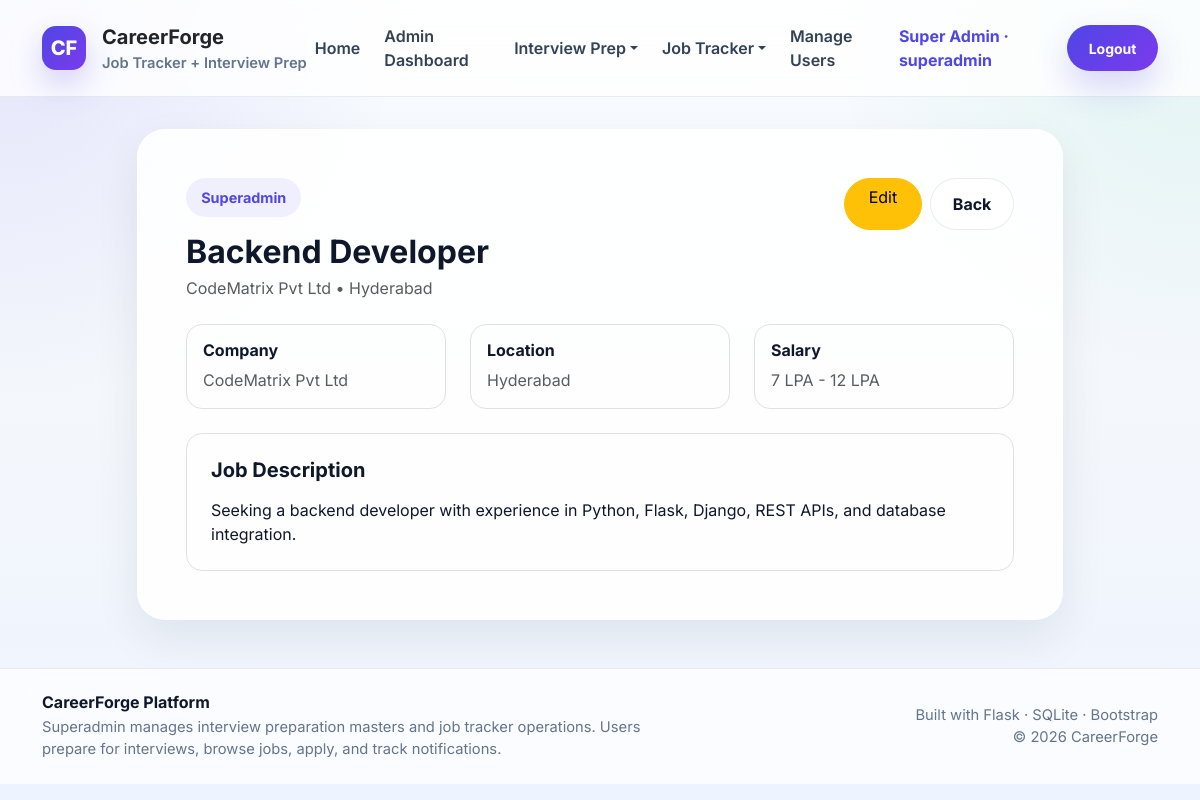
Page /superadmin/job/2 (signed in) on the committed database.
### tables this page shows
CREATE TABLE jobs (
            id INTEGER PRIMARY KEY AUTOINCREMENT,
            title TEXT NOT NULL,
            company TEXT,
            location TEXT,
            salary TEXT,
            description TEXT,
            is_active INTEGER DEFAULT 1,
            created_by INTEGER,
            created_at TIMESTAMP DEFAULT CURRENT_TIMESTAMP,
            FOREIGN KEY (created_by) REFERENCES users(id)
        );

### app.py (the view)
@app.route("/superadmin/job/<int:job_id>")
@login_required
@role_required("superadmin")
def single_job(job_id):
    db = get_db()
    job = db.execute("SELECT * FROM jobs WHERE id = ?", (job_id,)).fetchone()
    if not job:
        flash("Job not found.", "danger")
        return redirect(url_for("all_jobs"))
    return render_template("single_job.html", job=job)

### app.py (called while the page is built)
def get_db():
    if "db" not in g:
        g.db = sqlite3.connect(DATABASE)
        g.db.row_factory = sqlite3.Row
        g.db.execute("PRAGMA foreign_keys = ON")
    return g.db

def login_required(f):
    @wraps(f)
    def decorated_function(*args, **kwargs):
        if "user_id" not in session:
            flash("Please login first.", "warning")
            return redirect(url_for("login"))
        return f(*args, **kwargs)
    return decorated_function

def role_required(required_role):
    def decorator(f):
        @wraps(f)
        def decorated_function(*args, **kwargs):
            if "user_id" not in session:
                flash("Please login first.", "warning")
                return redirect(url_for("login"))
            if session.get("role") != required_role:
                flash("You are not authorized to access this page.", "danger")
                return redirect(url_for("login"))
            return f(*args, **kwargs)
        return decorated_function
    return decorator

@app.context_processor
def inject_user():
    unread_notifications = 0
    if "user_id" in session:
        try:
            db = get_db()
            unread_notifications = db.execute(
                """
                SELECT COUNT(*) AS count
                FROM notifications
                WHERE user_id = ? AND is_read = 0
                """,
                (session.get("user_id"),),
            ).fetchone()["count"]
        except Exception:
            unread_notifications = 0
    return {
        "current_user_name": session.get("full_name"),
        "current_user_role": session.get("role"),
        "current_user_id": session.get("user_id"),
        "is_logged_in": "user_id" in session,
        "unread_notifications_count": unread_notifications,
    }

### templates/single_job.html (shortened to what this page needs)
{% extends "base.html" %}
{% block content %}
<div class="row justify-content-center">
    <div class="col-lg-10">
        <div class="glass-card p-4 p-md-5">
            <div class="d-flex justify-content-between align-items-start flex-wrap gap-3 mb-4">
                <div>
                    <span class="section-pill">Superadmin</span>
                    <h2 class="fw-bold mt-3 mb-1">{{ job.title }}</h2>
                    <p class="text-muted mb-0">{{ job.company }} • {{ job.location or 'Location not specified' }}</p>
                </div>
                <div class="d-flex gap-2 flex-wrap">
                    <a href="{{ url_for('edit_job', job_id=job.id) }}"
                        class="btn btn-warning rounded-pill px-4">Edit</a>
                    <a href="{{ url_for('all_jobs') }}" class="btn btn-light-soft">Back</a>
                </div>
            </div>
            <div class="row g-4 mb-4">
                <div class="col-md-4">
                    <div class="border rounded-4 p-3 h-100">
                        <h6 class="fw-bold mb-2">Company</h6>
                        <p class="mb-0 text-muted">{{ job.company or '-' }}</p>
                    </div>
                </div>
                <div class="col-md-4">
                    <div class="border rounded-4 p-3 h-100">
                        <h6 class="fw-bold mb-2">Location</h6>
                        <p class="mb-0 text-muted">{{ job.location or '-' }}</p>
                    </div>
                </div>
                <div class="col-md-4">
                    <div class="border rounded-4 p-3 h-100">
                        <h6 class="fw-bold mb-2">Salary</h6>
                        <p class="mb-0 text-muted">{{ job.salary or '-' }}</p>
                    </div>
                </div>
            </div>
            <div class="border rounded-4 p-4">
                <h5 class="fw-bold mb-3">Job Description</h5>
                <p class="mb-0" style="white-space: pre-line;">{{ job.description or 'No description available.' }}</p>
            </div>
        </div>
    </div>
</div>
{% endblock %}

### templates/base.html (style rules this page uses)
:root { --text: #0f172a; --muted: #64748b; --line: rgba(15, 23, 42, 0.08); --card: rgba(255, 255, 255, 0.88); --primary: #4f46e5; --primary-2: #7c3aed; --success: #059669; --warning: #d97706; --danger: #dc2626; }
body { margin: 0; font-family: "Inter", sans-serif; color: var(--text); background: radial-gradient(circle at top left, rgba(79, 70, 229, 0.12), transparent 28%), radial-gradient(circle at top right, rgba(16, 185, 129, 0.10), transparent 26%), linear-gradient(180deg, #f8fbff 0%, #f4f7fb 48%, #eef4ff 100%); min-height: 100vh; }
.btn-light-soft { background: rgba(255, 255, 255, 0.9); color: var(--text); border: 1px solid var(--line); border-radius: 999px; font-weight: 700; padding: 0.8rem 1.35rem; }
.glass-card { background: var(--card); border: 1px solid rgba(255, 255, 255, 0.7); box-shadow: 0 18px 45px rgba(15, 23, 42, 0.08); border-radius: 28px; }
.section-pill { display: inline-flex; align-items: center; gap: .5rem; border-radius: 999px; padding: .55rem .95rem; background: rgba(79, 70, 229, 0.08); color: var(--primary); font-size: .9rem; font-weight: 700; }

### rows in the picture
jobs: title "Backend Developer", company "CodeMatrix Pvt Ltd", location "Hyderabad", salary "7 LPA - 12 LPA", description "Seeking a backend developer with experience in Python, Flask, Django, REST APIs, and database integration."

### other values in the picture
{{ current_user_name }} "Super Admin"
{{ current_user_role }} "superadmin"
